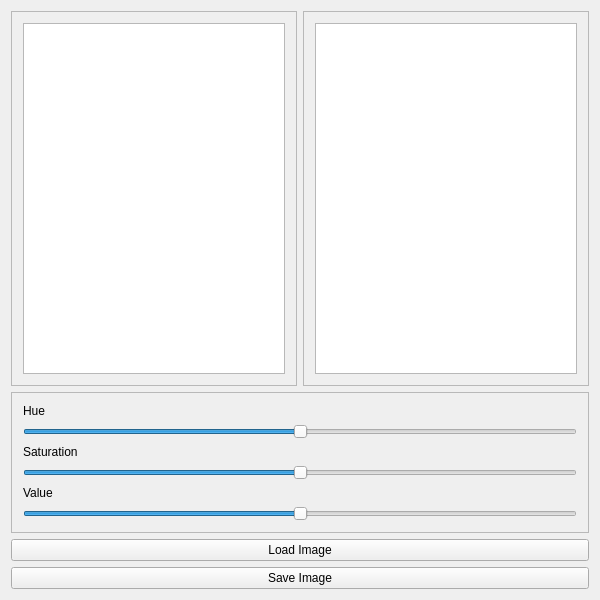
<?xml version="1.0" encoding="UTF-8"?>
<ui version="4.0">
 <class>MainWindow</class>
 <widget class="QWidget" name="MainWindow">
  <property name="geometry">
   <rect>
    <x>0</x>
    <y>0</y>
    <width>600</width>
    <height>600</height>
   </rect>
  </property>
  <property name="sizePolicy">
   <sizepolicy hsizetype="Preferred" vsizetype="Preferred">
    <horstretch>0</horstretch>
    <verstretch>0</verstretch>
   </sizepolicy>
  </property>
  <property name="minimumSize">
   <size>
    <width>600</width>
    <height>600</height>
   </size>
  </property>
  <property name="windowTitle">
   <string>MainWindow</string>
  </property>
  <layout class="QGridLayout" name="gridLayout">
   <item row="0" column="0">
    <layout class="QGridLayout" name="gridLayout_2">
     <item row="1" column="0">
      <widget class="QFrame" name="frame_orig">
       <property name="frameShape">
        <enum>QFrame::StyledPanel</enum>
       </property>
       <property name="frameShadow">
        <enum>QFrame::Raised</enum>
       </property>
       <layout class="QGridLayout" name="gridLayout_3">
        <item row="0" column="1">
         <widget class="QGraphicsView" name="graphics_orig"/>
        </item>
       </layout>
      </widget>
     </item>
     <item row="4" column="0" colspan="2">
      <widget class="QPushButton" name="load_button">
       <property name="text">
        <string>Load Image</string>
       </property>
      </widget>
     </item>
     <item row="1" column="1">
      <widget class="QFrame" name="frame_intensity">
       <property name="frameShape">
        <enum>QFrame::StyledPanel</enum>
       </property>
       <property name="frameShadow">
        <enum>QFrame::Raised</enum>
       </property>
       <layout class="QGridLayout" name="gridLayout_4">
        <item row="0" column="0">
         <widget class="QGraphicsView" name="graphics_hsv"/>
        </item>
       </layout>
      </widget>
     </item>
     <item row="3" column="0" colspan="2">
      <widget class="QFrame" name="frame_hist">
       <property name="frameShape">
        <enum>QFrame::StyledPanel</enum>
       </property>
       <property name="frameShadow">
        <enum>QFrame::Raised</enum>
       </property>
       <layout class="QGridLayout" name="gridLayout_5">
        <item row="1" column="0">
         <widget class="QSlider" name="horizontalSlider_1">
          <property name="maximum">
           <number>360</number>
          </property>
          <property name="value">
           <number>180</number>
          </property>
          <property name="orientation">
           <enum>Qt::Horizontal</enum>
          </property>
         </widget>
        </item>
        <item row="5" column="0">
         <widget class="QSlider" name="horizontalSlider_2">
          <property name="maximum">
           <number>100</number>
          </property>
          <property name="value">
           <number>50</number>
          </property>
          <property name="orientation">
           <enum>Qt::Horizontal</enum>
          </property>
         </widget>
        </item>
        <item row="7" column="0">
         <widget class="QSlider" name="horizontalSlider_3">
          <property name="maximum">
           <number>100</number>
          </property>
          <property name="value">
           <number>50</number>
          </property>
          <property name="orientation">
           <enum>Qt::Horizontal</enum>
          </property>
         </widget>
        </item>
        <item row="6" column="0">
         <widget class="QLabel" name="label_2">
          <property name="text">
           <string>Value</string>
          </property>
         </widget>
        </item>
        <item row="4" column="0">
         <widget class="QLabel" name="label">
          <property name="text">
           <string>Saturation</string>
          </property>
         </widget>
        </item>
        <item row="0" column="0">
         <widget class="QLabel" name="label_3">
          <property name="text">
           <string>Hue</string>
          </property>
         </widget>
        </item>
       </layout>
      </widget>
     </item>
     <item row="5" column="0" colspan="2">
      <widget class="QPushButton" name="pushButton">
       <property name="text">
        <string>Save Image</string>
       </property>
      </widget>
     </item>
    </layout>
   </item>
  </layout>
 </widget>
 <layoutdefault spacing="6" margin="11"/>
 <resources/>
 <connections/>
</ui>
